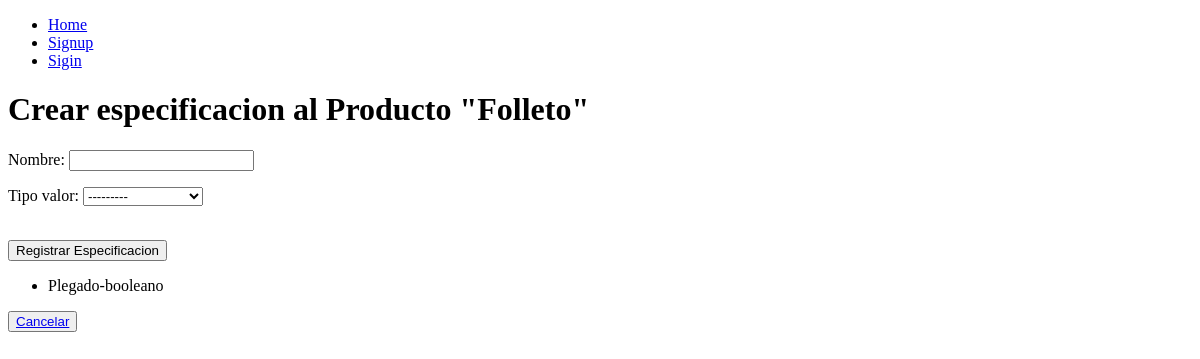
Page /productos/create/7 on the earlier database version.
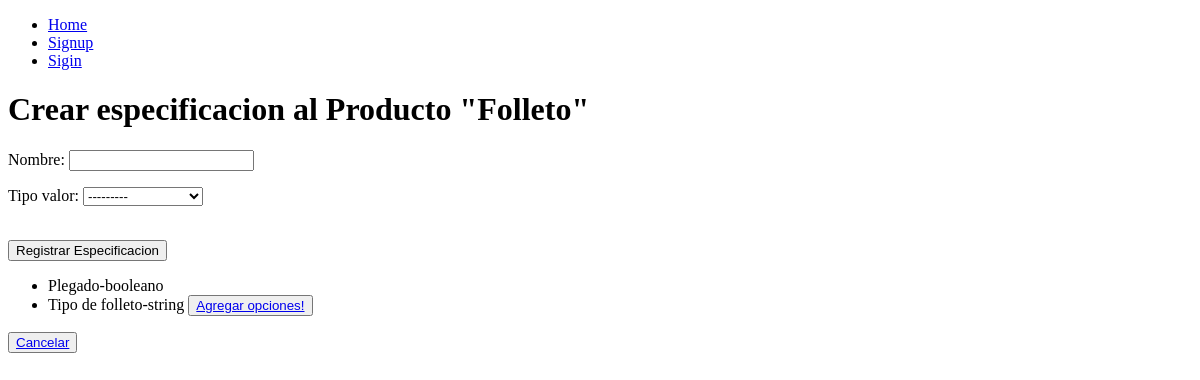
Same page on the later database version.
### productos/models.py (models this page shows)
class Especificacion(models.Model):
    TIPOS_VALOR = [('booleano',"Si o No"),('int',"Entero"),('string',"Cadena de texto")]
    nombre = models.CharField(max_length=100)
    tipo_valor = models.CharField(max_length=200,choices=TIPOS_VALOR)

### productos/views.py (the view, shortened to what this page needs)
# urls.py: path('productos/create/<int:producto_id>',views.create_especificacion,name="create_especificacion"),
def create_especificacion(request,producto_id):
    productoActual = Producto.objects.get(id=producto_id)
    prodEspecificaciones = ProductoEspecificacion.objects.filter(fk_id_producto=producto_id).values_list('fk_id_especificacion', flat=True)
    especificaciones = Especificacion.objects.filter(id__in=prodEspecificaciones)
    if request.method == 'GET':
        print(f"ID_PRODUCTO_ESPECIFICACION:{prodEspecificaciones.count()}")
        return render(request,'create_especificacion.html',{
            'formCreateEspecificacion':EspecificacionForm,
            'producto':productoActual,
            'especificaciones':especificaciones})

### productos/templates/create_especificacion.html (shortened to what this page needs)
{% extends 'base.html' %}
{% block content %}
<h1>Crear especificacion al Producto "{{producto.nombre}}"</h1>
<form action="/productos/create/{{producto.id}}" method="POST">
    {{formCreateEspecificacion.as_p}}
    <br>
    <button>Registrar Especificacion</button>
    <ul>
        {% for e in especificaciones %}
            {% if e.tipo_valor == "booleano" %}
                <li>{{e.nombre}}-{{e.tipo_valor}}</li>
            {% elif e.tipo_valor == "string" %}
                <li>{{e.nombre}}-{{e.tipo_valor}} <button><a href="{{producto.id}}/especificacion/{{e.id}}">Agregar opciones!</a></button></li>
            {% else %}
                <li>{{e.nombre}}-{{e.tipo_valor}} <button><a href="{{producto.id}}/especificacion-numerica/{{e.id}}">Asignar intervalo de opciones!</a></button></li>
        {% endif %}
        {% endfor %}
    </ul>
    <button><a href="/productos">Cancelar</a></button>
</form>
{% endblock %}

Differences in the rows shown:
added Especificacion: nombre "Tipo de folleto", tipo_valor "string"
